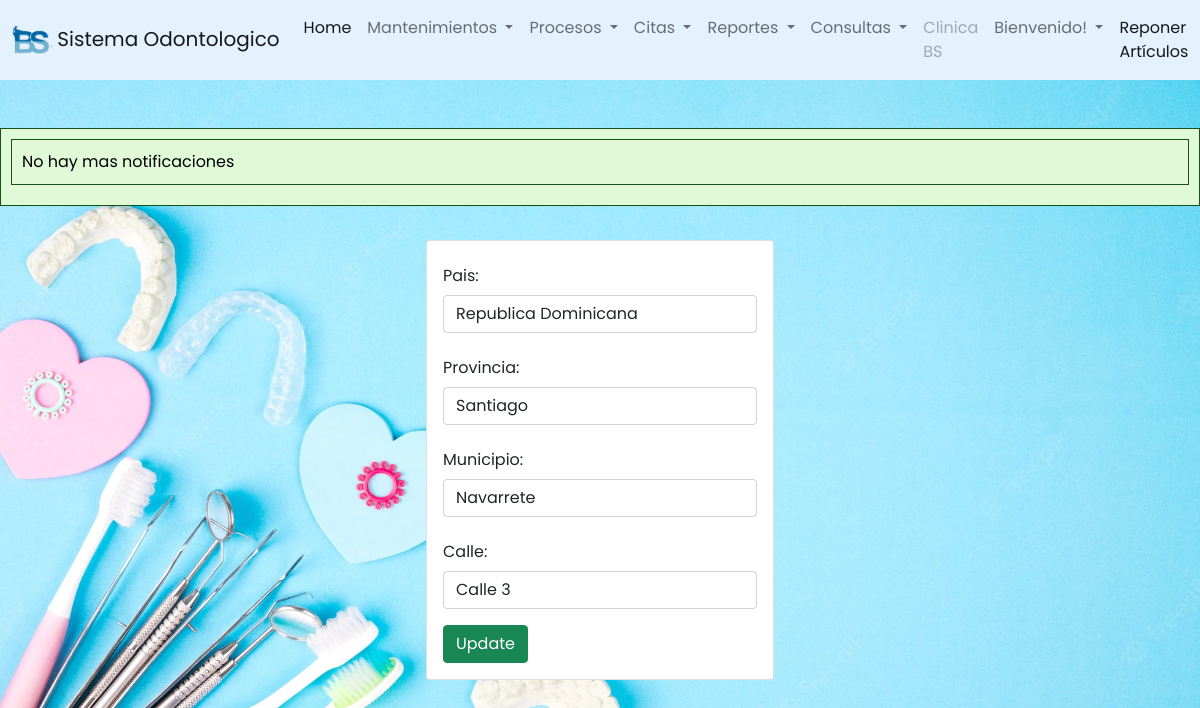
The app's page /odontologia/direccion/editardir.php?id=1 with its own data.
### tables this page shows
CREATE TABLE `direccion` (
  `id_dir` int(11) NOT NULL,
  `provincia` int(11) DEFAULT NULL,
  `calle` int(11) DEFAULT NULL,
  `status` int(11) DEFAULT NULL
);

CREATE TABLE `pais` (
  `id_pais` int(11) NOT NULL,
  `nom_pais` varchar(100) DEFAULT NULL
);

CREATE TABLE `provincia` (
  `id_prov` int(11) NOT NULL,
  `pais` int(11) DEFAULT NULL,
  `nom_prov` varchar(100) DEFAULT NULL
);

CREATE TABLE `municipio` (
  `id_mun` int(11) NOT NULL,
  `id_prov` int(11) DEFAULT NULL,
  `nom_mun` varchar(100) DEFAULT NULL
);

CREATE TABLE `calles` (
  `id_calle` int(11) NOT NULL,
  `id_mun` int(11) DEFAULT NULL,
  `nom_calle` varchar(100) DEFAULT NULL
);

### odontologia/direccion/editardir.php (the view, shortened to what this page needs)
<?php
    include('../conexion.php');
    if(isset($_GET['id'])){
        $id = $_GET['id'];
        $query ="SELECT d.id_dir, c.nom_calle, m.nom_mun, p.nom_prov, pa.nom_pais FROM direccion AS d
        INNER JOIN calles AS c  ON d.calle = c.id_calle INNER JOIN municipio AS m ON c.id_mun= m.id_mun
        INNER JOIN provincia AS p ON m.id_prov = p.id_prov INNER JOIN pais AS pa ON p.pais = pa.id_pais WHERE id_dir = $id";
        $result = mysqli_query($conexion, $query);
        if(mysqli_num_rows($result) == 1){
            while($row = mysqli_fetch_array($result)){
                $calle = $row['nom_calle'];
                $municipio = $row['nom_mun'];
                $provincia = $row['nom_prov'];
                $pais = $row['nom_pais'];
            }
        }
    }
?>
<?php include("../includes/header.php")?>
<?php include("../includes/footer.php")?>
    <div class="container p-4">
        <div class="row">
            <div class="col-md-4 mx-auto">
                <div class="card card-body">
                    <form action="editardir.php?id=<?php echo $_GET['id'];?> " method="POST">
                    <div class="mb-3">
            <label for="pais" class="col-form-label">Pais:</label>
            <input type="text" class="form-control" id="pais" name="pais" value="<?php echo $pais;?>" required="" placeholder="Pais">
          </div>
          <div class="mb-3">
            <label for="prov" class="col-form-label">Provincia:</label>
            <input type="text" class="form-control" id="prov" name="prov" value="<?php echo $provincia;?>" required="" placeholder="Provincia">
          </div>
          <div class="mb-3">
            <label for="mun" class="col-form-label">Municipio:</label>
            <input type="text" class="form-control" id="mun" name="mun" value="<?php echo $municipio;?>" required="" placeholder="Municipio">
          </div>
          <div class="mb-3">
            <label for="calle" class="col-form-label">Calle:</label>
            <input type="text" class="form-control" id="calle" name="calle" value="<?php echo $calle;?>" required="" placeholder="Calle">
          </div>
                    <button class="btn btn-success" name="update">
                        Update
                    </button>
                    </form>
                </div>
            </div>
        </div>
    </div>

### odontologia/CSS/styl.css (style rules this page uses)
* { margin: 0; padding: 0; user-select: none; box-sizing: border-box; font-family: 'Poppins', sans-serif; }
body { margin: 0; background-image: url('fondo\ menu.webp'); background-size: cover; background-attachment: fixed; }

### odontologia/includes/ejecutar_procedimiento.php (style rules this page uses)
body { background-color: #f0f0f0; font-family: Arial, sans-serif; color: #333; margin: 0; padding: 0; }

### records on screen
direccion: pais "Republica Dominicana", prov "Santiago", mun "Navarrete", calle "Calle 3"
